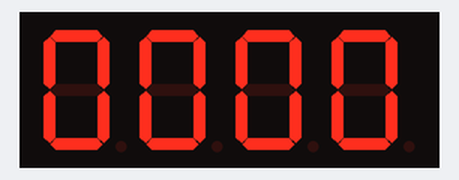
A sketch run on a simulated Arduino Uno, built with avr-gcc and run on an emulated ATmega328P. Shown: 4-digit seven-segment display.

Above: at 0.1 s.
At 4.2 s:
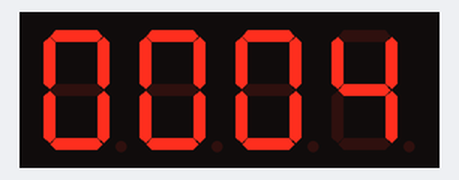
At 9.3 s:
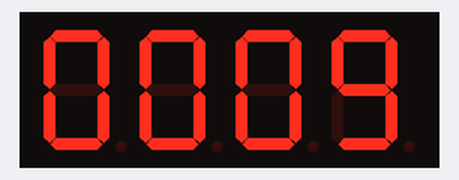
At 19.5 s:
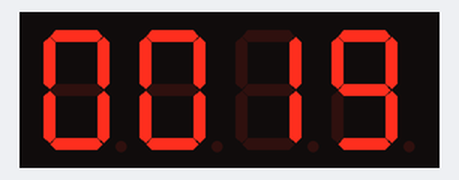
At 28.7 s:
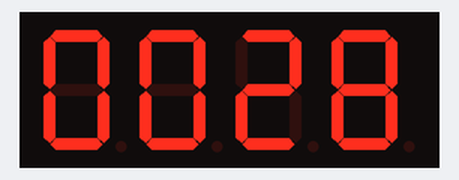
At 38.9 s:
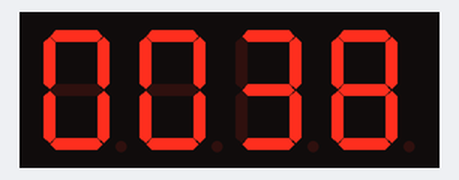

The sketch:

TM1637TimerZero.ino
```cpp
// (licence header left out)
#include <TM1637Display.h>

// Module connection pins (Digital Pins)
#define CLK 7
#define DIO 6

// The amount of time (in milliseconds) between tests
#define TEST_DELAY   1000
int counter = 0;

TM1637Display display(CLK, DIO);

void setup() {
  display.setBrightness(0x02);
}

void loop() {
  display.showNumberDec(counter, true);
  counter++;
  delay(TEST_DELAY);
}
```

Measured:
- what the display in image 1 shows lasts 1.0 s, from 4.1 s to 5.1 s
